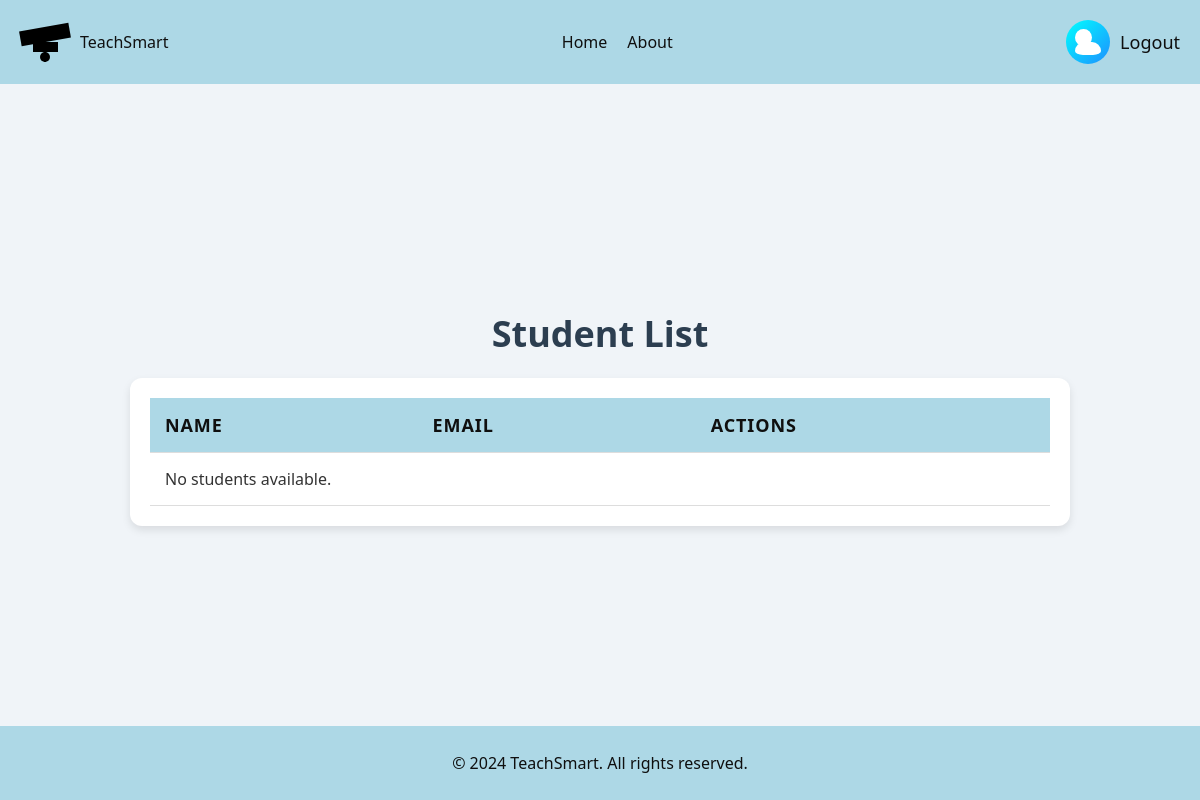
Page /student_list/ on the earlier database version.
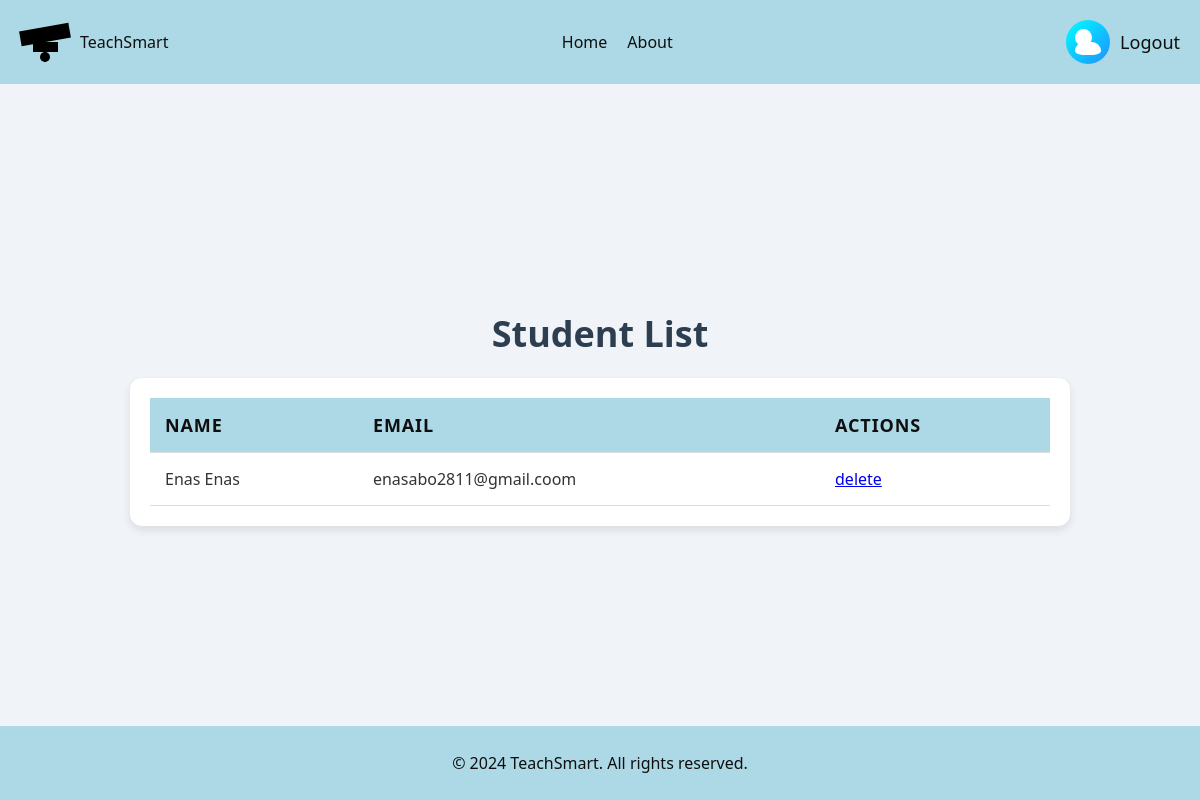
Same page on the later database version.
### tsweb/models.py (models this page shows, shortened)
class Student(models.Model):
    GRADE_CHOICES = [
         ('A', 'First grade'),
        ('B', 'Second grade'),
        ('C', 'Third grade'),
        ('D', 'Fourth grade'),
        ('E', 'Fifth grade'),
        ('F', 'Sixth grade'),
    ]
    id_number = models.CharField(max_length=9, unique=True, validators=[RegexValidator(r'^\d{9}$', "Please enter exactly 9 digits.")])
    first_name = models.CharField(max_length=50)
    last_name = models.CharField(max_length=50)
    grade = models.CharField(max_length=1, choices=GRADE_CHOICES)
    date_of_birth = models.DateField()
    email = models.EmailField(unique=True)
    parent_name = models.CharField(max_length=100)
    parent_phone = models.CharField(
        max_length=10,
        validators=[
            RegexValidator(
                regex=r'^(05\d|0[23489])\d{7}$',
                message="Invalid Israeli phone number. Please enter 10 digits starting with 05."
            )
        ]
    )
    password = models.CharField(max_length=128)
    def __str__(self):
        return f"{self.first_name} {self.last_name}"

### tsweb/views.py (the view)
# urls.py: path('student_list/',views.student_list, name="student_list"),
def student_list(request):
    students = Student.objects.all()
    return render(request, 'student_list.html', {'students': students})

### tsweb/Templates/student_list.html (shortened to what this page needs)
<!DOCTYPE html>
<html lang="en" dir="ltr">
<head>
</head>
<body>
<header>
    <div class="logo">
        <div class="graduation-hat">
            <div class="hat-top"></div>
            <div class="hat-tassel"></div>
        </div>
        <span>TeachSmart</span>
    </div>
    <nav>
        <ul>
            <li><a href="{% url 'admin_homepage' %}">Home</a></li>
            <li><a href="/about">About</a></li>
        </ul>
    </nav>
    <div class="auth-buttons">
        <a href="{% url 'logout_admin' %}" class="login-button">
            <div class="user-icon"></div>
            <span class="login-text">Logout</span>
        </a>
    </div>
</header>
<div class="main-content">
    <h1>Student List</h1>
    <div class="student-list">
        <table>
            <thead>
                <tr>
                    <th>Name</th>
                    <th>Email</th>
                    <th>Actions</th>
                </tr>
            </thead>
            <tbody>
                {% for student in students %}
                <tr>
                    <td>{{ student }}</td>
                    <td>{{ student.email }}</td>
                    <td>
                        <a href="#" class="btn btn-danger">delete</a>
                    </td>
                </tr>
                {% empty %}
                <tr>
                    <td colspan="3">No students available.</td>
                </tr>
                {% endfor %}
            </tbody>
        </table>
    </div>
</div>
<footer>
    <p>&copy; 2024 TeachSmart. All rights reserved.</p>
</footer>
</body>
</html>

Differences in the rows shown:
added Student: first_name+last_name "Enas Enas", email "enasabo2811@gmail.coom"
Other differences:
text no longer shown: "No students available."
